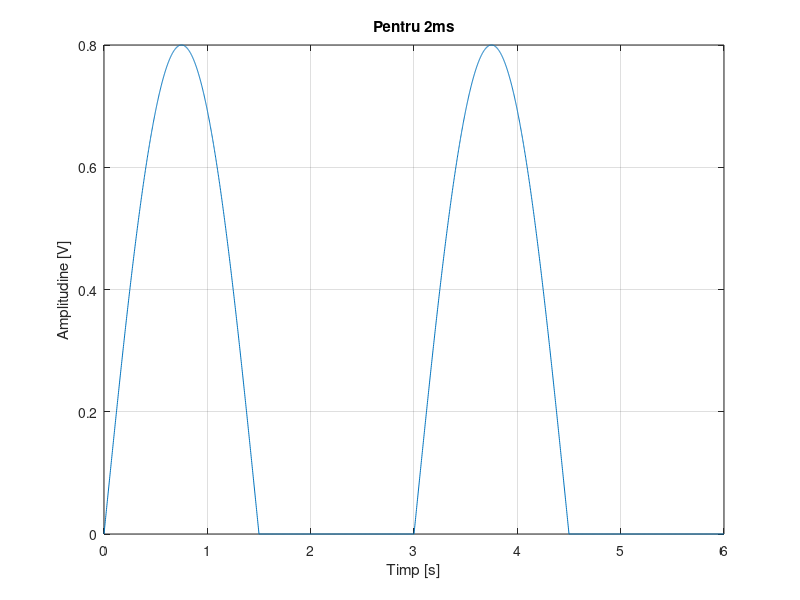
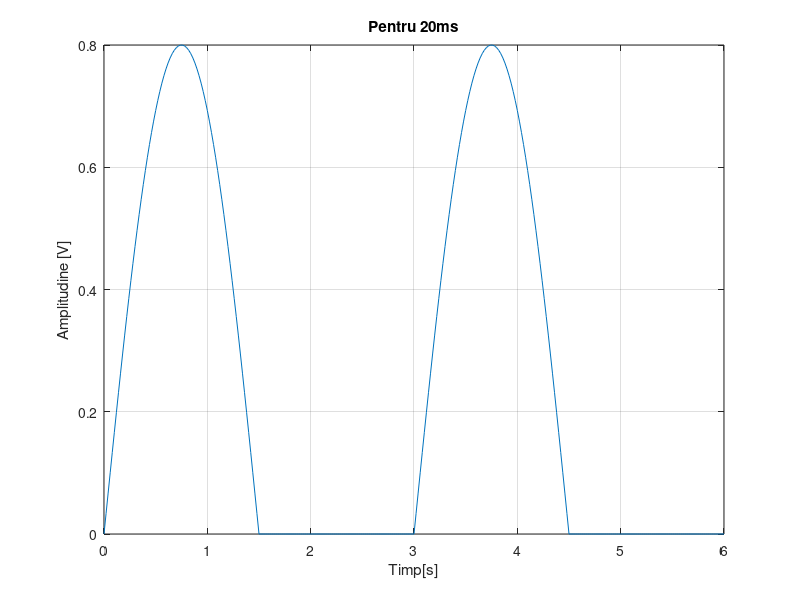
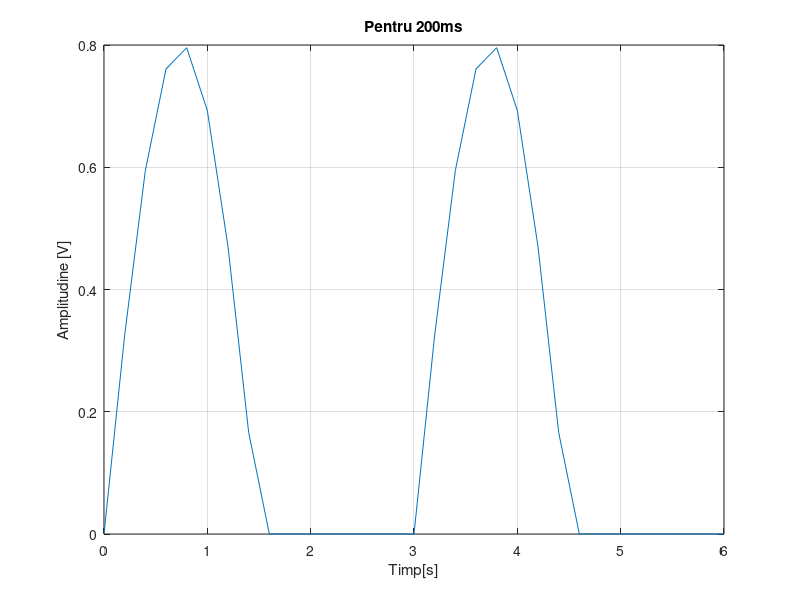

The MATLAB script that drew these images, in order:
clear all
close all
clc
t=0:0.002:6;
f=1/3; %Frecventa este inversul perioadei, deci este 1/3
w=2*pi*f;%Am definit pulsatia w
s=0.4*(sin(w*t)+ abs(sin(w*t)));%Sinusul este definit pe [-1,1],astfel ca am inmultit semnalul
               %cu 0.4, deoarece abs returneaza modulul, iar pentru partea
               %negativa suma din paranteza va fi nula
figure(1);   
plot(t,s),grid,title('Pentru 2ms'),xlabel('Timp [s]'),ylabel('Amplitudine [V]');
t1=0:0.02:6;
s1=0.4*(sin(w*t1)+abs(sin(w*t1)));
figure(2);
plot(t1,s1),grid,title('Pentru 20ms'),xlabel('Timp[s]'),ylabel('Amplitudine [V]');
t2=0:0.2:6;
s2=0.4*(sin(w*t2)+abs(sin(w*t2)));
figure(3);
plot(t2,s2),grid,title('Pentru 200ms'),xlabel('Timp[s]'),ylabel('Amplitudine [V]');


